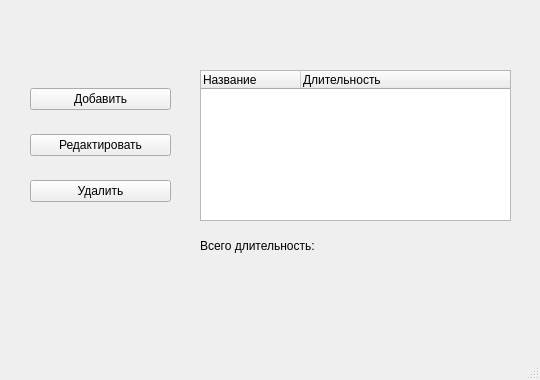
<?xml version="1.0" encoding="UTF-8"?>
<ui version="4.0">
 <class>MainWindow</class>
 <widget class="QMainWindow" name="MainWindow">
  <property name="geometry">
   <rect>
    <x>0</x>
    <y>0</y>
    <width>540</width>
    <height>380</height>
   </rect>
  </property>
  <property name="sizePolicy">
   <sizepolicy hsizetype="Fixed" vsizetype="Fixed">
    <horstretch>0</horstretch>
    <verstretch>0</verstretch>
   </sizepolicy>
  </property>
  <property name="minimumSize">
   <size>
    <width>540</width>
    <height>380</height>
   </size>
  </property>
  <property name="maximumSize">
   <size>
    <width>540</width>
    <height>380</height>
   </size>
  </property>
  <property name="windowTitle">
   <string>MusicEditor</string>
  </property>
  <property name="windowIcon">
   <iconset theme="QIcon::ThemeIcon::AudioCard"/>
  </property>
  <widget class="QWidget" name="centralwidget">
   <widget class="QWidget" name="verticalLayoutWidget">
    <property name="geometry">
     <rect>
      <x>30</x>
      <y>70</y>
      <width>141</width>
      <height>151</height>
     </rect>
    </property>
    <layout class="QVBoxLayout" name="verticalLayout">
     <item>
      <widget class="QPushButton" name="addButton">
       <property name="text">
        <string>Добавить</string>
       </property>
      </widget>
     </item>
     <item>
      <widget class="QPushButton" name="editButton">
       <property name="text">
        <string>Редактировать</string>
       </property>
      </widget>
     </item>
     <item>
      <widget class="QPushButton" name="deleteButton">
       <property name="text">
        <string>Удалить</string>
       </property>
      </widget>
     </item>
    </layout>
   </widget>
   <widget class="QLabel" name="label">
    <property name="geometry">
     <rect>
      <x>200</x>
      <y>230</y>
      <width>311</width>
      <height>31</height>
     </rect>
    </property>
    <property name="text">
     <string>Всего длительность: </string>
    </property>
   </widget>
   <widget class="QTreeWidget" name="treeWidget">
    <property name="geometry">
     <rect>
      <x>200</x>
      <y>70</y>
      <width>311</width>
      <height>151</height>
     </rect>
    </property>
    <column>
     <property name="text">
      <string>Название</string>
     </property>
    </column>
    <column>
     <property name="text">
      <string>Длительность</string>
     </property>
    </column>
   </widget>
  </widget>
  <widget class="QMenuBar" name="menubar">
   <property name="geometry">
    <rect>
     <x>0</x>
     <y>0</y>
     <width>540</width>
     <height>21</height>
    </rect>
   </property>
  </widget>
  <widget class="QStatusBar" name="statusbar"/>
 </widget>
 <resources/>
 <connections/>
</ui>
